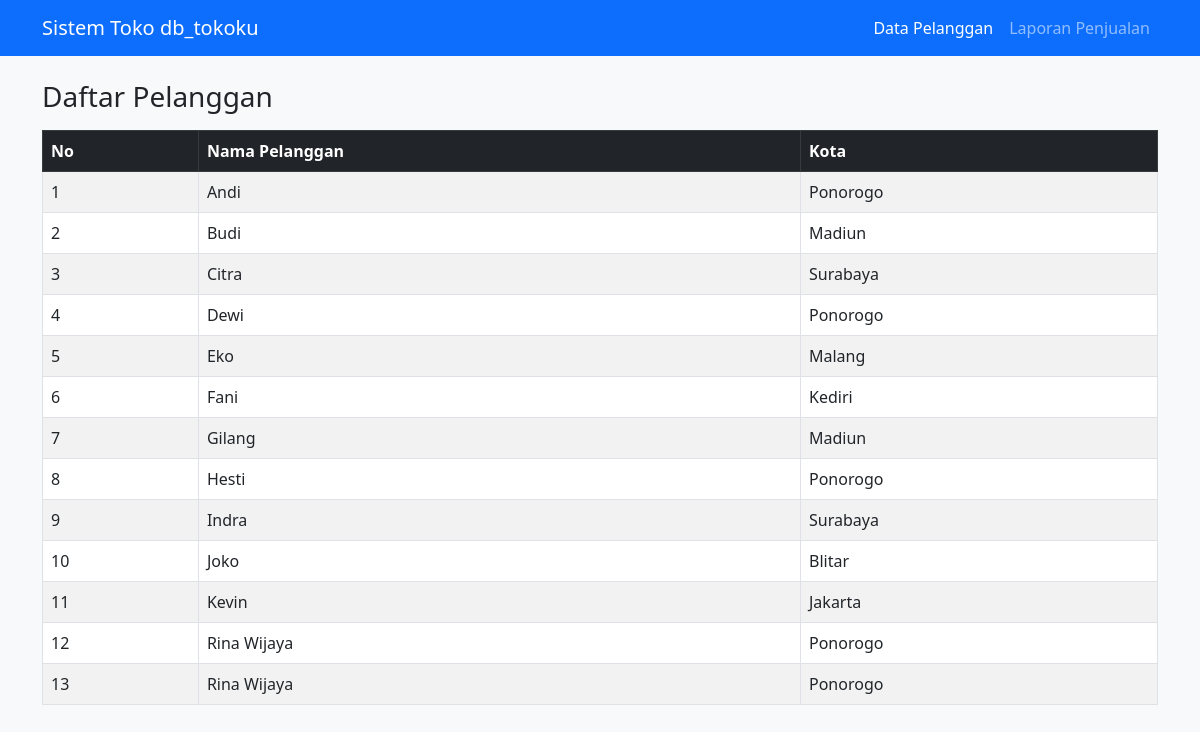
The page / on the database its author committed.
### tables this page shows
CREATE TABLE `tbl_pelanggan` (
  `id_pelanggan` int(11) NOT NULL,
  `nama_pelanggan` varchar(100) DEFAULT NULL,
  `kota` varchar(50) DEFAULT NULL
);

### index.php (the view, shortened to what this page needs)
<?php include 'koneksi.php'; ?>
<!DOCTYPE html>
<html lang="id">
<head>
    <link href="https://cdn.jsdelivr.net/npm/bootstrap@5.3.0/dist/css/bootstrap.min.css" rel="stylesheet">
</head>
<body class="bg-light">
<nav class="navbar navbar-expand-lg navbar-dark bg-primary">
  <div class="container">
    <a class="navbar-brand" href="#">Sistem Toko db_tokoku</a>
    <div class="collapse navbar-collapse">
      <ul class="navbar-nav ms-auto">
        <li class="nav-item"><a class="nav-link active" href="index.php">Data Pelanggan</a></li>
        <li class="nav-item"><a class="nav-link" href="laporan.php">Laporan Penjualan</a></li>
      </ul>
    </div>
  </div>
</nav>
<div class="container mt-4">
    <h3>Daftar Pelanggan</h3>
    <table class="table table-bordered table-striped mt-3">
        <thead class="table-dark">
            <tr>
                <th>No</th>
                <th>Nama Pelanggan</th>
                <th>Kota</th>
            </tr>
        </thead>
        <tbody>
            <?php
            $no = 1;
            $query = mysqli_query($koneksi, "SELECT * FROM tbl_pelanggan");
            while ($data = mysqli_fetch_array($query)) {
                echo "<tr>";
                echo "<td>" . $no++ . "</td>";
                echo "<td>" . $data['nama_pelanggan'] . "</td>";
                echo "<td>" . $data['kota'] . "</td>";
                echo "</tr>";
            }
            ?>
        </tbody>
    </table>
</div>
</body>
</html>

### rows shown on the page
tbl_pelanggan: nama_pelanggan "Andi", kota "Ponorogo"
tbl_pelanggan: nama_pelanggan "Budi", kota "Madiun"
tbl_pelanggan: nama_pelanggan "Citra", kota "Surabaya"
tbl_pelanggan: nama_pelanggan "Dewi", kota "Ponorogo"
tbl_pelanggan: nama_pelanggan "Eko", kota "Malang"
tbl_pelanggan: nama_pelanggan "Fani", kota "Kediri"
tbl_pelanggan: nama_pelanggan "Gilang", kota "Madiun"
tbl_pelanggan: nama_pelanggan "Hesti", kota "Ponorogo"
tbl_pelanggan: nama_pelanggan "Indra", kota "Surabaya"
tbl_pelanggan: nama_pelanggan "Joko", kota "Blitar"
tbl_pelanggan: nama_pelanggan "Kevin", kota "Jakarta"
tbl_pelanggan: nama_pelanggan "Rina Wijaya", kota "Ponorogo"
tbl_pelanggan: nama_pelanggan "Rina Wijaya", kota "Ponorogo"
